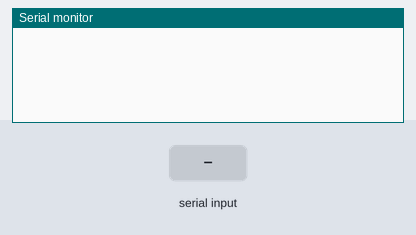
A sketch run on a simulated Arduino Uno, built with avr-gcc and run on an emulated ATmega328P. Parts: the last lines printed to the serial monitor. Inputs (shaded band) come from the test bench.

Above: at 1.2 s.
1.3 s: "e90\n" received over Serial
At 1.7 s:
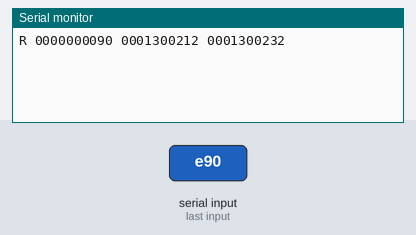
2.8 s: "q90\n" received over Serial
At 4.0 s:
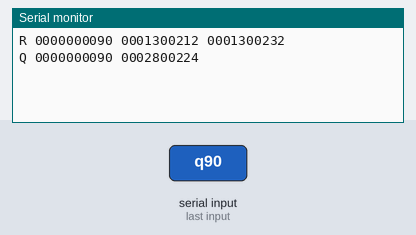
4.3 s: "i\n" received over Serial
At 5.1 s:
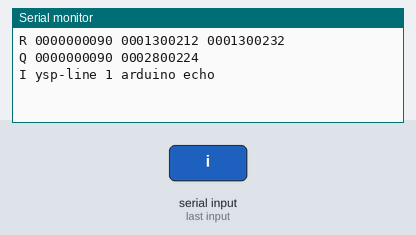

The sketch:

ysp_echo.ino
```cpp
// ysp_echo.ino - an echo board with its own timestamps, for serial latency tests.
//
// tests/compare/serial_bench/ uses this board to split a host round trip
// into its two one-way parts and to give a device-side truth for "when was
// this line sent". The board stamps each command when it reads the command's
// newline and stamps each answer just before it hands the answer to USB; a
// clock fit on the host (BRACKET pairs, ysp/rt.h) maps those stamps to the
// host clock. A separate sketch and not a command in firmware/ysp_line/,
// because ysp_line is a photodiode board that sends a sync every 100 ms, and
// unsolicited lines in the middle of a timed echo would break the fixed
// answer lengths the bench relies on.
//
// Built for the Teensy 4.0 and 4.1 (native USB at 480 Mbit/s, 125 us
// microframes) and the Raspberry Pi Pico (RP2040, earlephilhower core, native
// USB at 12 Mbit/s, 1 ms frames). Neither has a USB-serial bridge chip, so
// neither has an FTDI latency timer. Any board with micros() and a serial
// port works; on a board with a bridge chip the bridge adds its own latency.
//
// Host to board, ASCII lines ending in '\n' ('\r' is ignored):
//   e <seq>        echo: answer "R <seq> <t_rx> <t_tx>"
//   q <seq>        ysp line v1 timer query: answer "Q <seq> <t_rx>"
//   s <hz> <n>     stream n lines "A <t> 1 <k>", k = 1..n, at hz lines per
//                  second (1 to 10000); a new "s" replaces a running stream
//   x              stop the stream
//   i              answer "I ysp-line 1 <board> echo"
// Anything else is ignored. Commands are read while a stream runs, so a host
// can send "q" probes during a stream.
//
// Board to host. Every number is zero-padded to 10 digits, so every line of
// a kind has one length and a host can read an exact byte count:
//   R <seq> <t_rx> <t_tx>   35 bytes with the '\n'
//   Q <seq> <t_rx>          24 bytes
//   A <t> 1 <k>             26 bytes
// t_rx is micros() when the command's newline was read from the USB buffer.
// t_tx and the t of an A line are micros() taken before the line is
// formatted and written; the formatting and the copy to the USB buffer come
// after the stamp. micros() is 32 bits and wraps every 71.6 minutes; the
// host unwraps. Q and A lines are ysp line protocol v1 (ysp/box.h, which
// accepts the leading zeros); R is not, and a YBOX_LINE decoder counts it as
// garbage.
//
// Public domain / MIT-0, as the rest of ysp.

#if defined(TEENSYDUINO)
static const char* const kBoard = "teensy";
#elif defined(ARDUINO_ARCH_RP2040)
static const char* const kBoard = "rp2040";
#else
static const char* const kBoard = "arduino";
#endif

static char line[32];
static uint8_t nline = 0;
static bool overlong = false;

static bool streaming = false;
static uint32_t stream_period = 1000;
static uint32_t stream_next = 0;
static uint32_t stream_k = 0;
static uint32_t stream_n = 0;

// Teensy's USB serial sends when its buffer fills or a timer runs out;
// send_now() sends at once. Other cores send on flush().
static void send_now() {
#if defined(TEENSYDUINO)
  Serial.send_now();
#else
  Serial.flush();
#endif
}

// Ten decimal digits, zero-padded: a uint32 never needs more.
static char* put10(char* p, uint32_t v) {
  for (int i = 9; i >= 0; i--) {
    p[i] = (char)('0' + v % 10u);
    v /= 10u;
  }
  return p + 10;
}

// Parses an unsigned decimal at *p after spaces; false if there is none.
static bool get_u32(const char** p, uint32_t* out) {
  const char* s = *p;
  uint32_t v = 0;
  int digits = 0;
  while (*s == ' ') s++;
  while (*s >= '0' && *s <= '9') {
    v = v * 10u + (uint32_t)(*s - '0');
    s++;
    digits++;
  }
  if (digits == 0 || digits > 10) return false;
  *p = s;
  *out = v;
  return true;
}

static void handle_line(uint32_t t_rx) {
  const char* p = line + 1;
  uint32_t a, b;
  char out[40];
  char* o = out;
  if (line[0] == 'e' && get_u32(&p, &a)) {
    uint32_t t_tx = micros();
    *o++ = 'R'; *o++ = ' ';
    o = put10(o, a); *o++ = ' ';
    o = put10(o, t_rx); *o++ = ' ';
    o = put10(o, t_tx); *o++ = '\n';
    Serial.write((const uint8_t*)out, (size_t)(o - out));
    send_now();
  } else if (line[0] == 'q' && get_u32(&p, &a)) {
    *o++ = 'Q'; *o++ = ' ';
    o = put10(o, a); *o++ = ' ';
    o = put10(o, t_rx); *o++ = '\n';
    Serial.write((const uint8_t*)out, (size_t)(o - out));
    send_now();
  } else if (line[0] == 's' && get_u32(&p, &a) && get_u32(&p, &b)) {
    if (a >= 1 && a <= 10000 && b >= 1) {
      stream_period = 1000000u / a;
      stream_n = b;
      stream_k = 0;
      stream_next = micros();
      streaming = true;
    }
  } else if (line[0] == 'x' && line[1] == '\0') {
    streaming = false;
  } else if (line[0] == 'i' && line[1] == '\0') {
    Serial.print("I ysp-line 1 ");
    Serial.print(kBoard);
    Serial.println(" echo");
    send_now();
  }
}

void setup() {
  Serial.begin(115200);      // USB CDC ignores the rate; a UART board uses it
}

void loop() {
  // commands: the stamp is taken when the newline is read
  while (Serial.available() > 0) {
    int c = Serial.read();
    uint32_t t = micros();
    if (c == '\r') continue;
    if (c == '\n') {
      line[nline] = '\0';
      if (!overlong) handle_line(t);
      nline = 0;
      overlong = false;
      continue;
    }
    if (nline < sizeof line - 1) line[nline++] = (char)c;
    else overlong = true;   // drop the whole line, not a truncated command
  }
  // the stream: a late line is sent at once and the schedule is kept, so
  // the k of each line says which slot it belongs to
  if (streaming && (int32_t)(micros() - stream_next) >= 0) {
    char out[32];
    char* o = out;
    uint32_t t = micros();
    stream_k++;
    stream_next += stream_period;
    *o++ = 'A'; *o++ = ' ';
    o = put10(o, t);
    *o++ = ' '; *o++ = '1'; *o++ = ' ';
    o = put10(o, stream_k); *o++ = '\n';
    Serial.write((const uint8_t*)out, (size_t)(o - out));
    send_now();
    if (stream_k >= stream_n) streaming = false;
  }
}
```

Measured:
- after the input at 1.3 s, the serial monitor: prints a new line at once (image 1)
- after the input at 2.8 s, the serial monitor: prints a new line at once (image 2)
- after the input at 4.3 s, the serial monitor: prints a new line at once (image 3)
